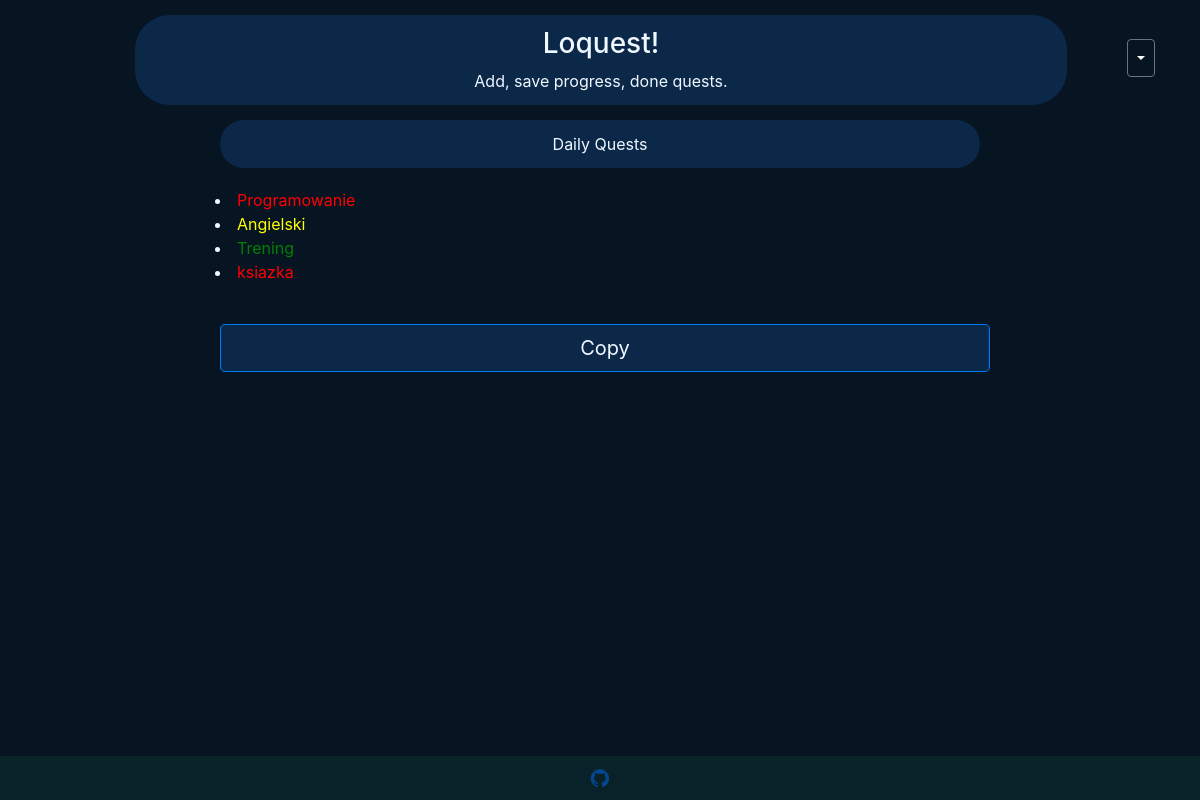
Page /daily (signed in) on the committed database.
### todo/models.py (models this page shows, shortened)
class Quest(models.Model):
    LOW = 'LOW'
    MIDDLE = 'MIDDLE'
    HARD = 'HARD'
    Levels = (
        (LOW, 'LOW'),
        (MIDDLE, 'MIDDLE'),
        (HARD, 'HARD'),
    )
    who = models.ForeignKey(settings.AUTH_USER_MODEL, on_delete=models.CASCADE, default=1)
    quest_name = models.CharField(max_length=400, default='Quest')
    quest_text = models.TextField(max_length=2100, default='text')
    pub_date = models.DateTimeField('date published', default="")
    done_date = models.DateTimeField(null=True, blank=True)
    levels = models.CharField(max_length=6, choices=Levels, default=LOW)
    done_quest = models.BooleanField(default=False)
    today_quest = models.BooleanField(default=False)
    daily_quest = models.BooleanField(default=False)

### todo/views.py (the view)
# urls.py: path('daily', views.DailyList.as_view(), name='daily'),
class DailyList(generic.ListView):
    template_name = 'todo/daily.html'
    context_object_name = 'daily_list'
    def get_queryset(self):
        return Quest.objects.order_by('-pub_date')[:20]

### todo/templates/todo/daily.html (shortened to what this page needs)
{% extends "todo/base.html" %}
{% load icons %}
{% block content %}
    <div class="container" style="width: 800px">
        <div class="well well-sm text-center" style="background-color: #0B2849; color: aliceblue; margin: 15px 5px 20px 5px;">
            Daily Quests
        </div>
            {% for quest in daily_list %}
            {% if quest.who == request.user %}
                {% if quest.done_quest == False %}
                    {% if quest.today_quest == False %}
                        {% if quest.daily_quest == True %}
                            {% if quest.levels == "LOW" %}
                                <li><a style="color: green;" href="{% url 'todo:detail' quest.id %}"> {{ quest.quest_name }}</a></li>
                            {% elif quest.levels == "MIDDLE" %}
                                <li><a style="color:yellow;" href="{% url 'todo:detail' quest.id %}"> {{ quest.quest_name }} </a></li>
                            {% elif quest.levels == "HARD" %}
                                <li><a style="color:red;" href="{% url 'todo:detail' quest.id %}"> {{ quest.quest_name }} </a></li>
                            {% endif %}
                        {% endif %}
                    {% endif %}
                {% endif %}
            {% endif %}
            {% endfor %}
        <a class="btn btn-lg btn-primary btn-block" style="background-color: #0B2849; color: aliceblue; margin: 40px 5px 20px 5px;" href="{% url 'todo:copy' %}">Copy</a>
    </div>
{% endblock content %}

### todo/static/todo/style4.css (style rules this page uses)
body { background-color: #071422; display: flex; flex-direction: column; min-height: 100%; }
html { height: 100%; }
.container { color: aliceblue; }
.well-sm { padding: 12px; border-radius: 35px; }

### rows in the picture
Quest: quest_name "Programowanie"
Quest: quest_name "Angielski"
Quest: quest_name "Trening"
Quest: quest_name "ksiazka"
